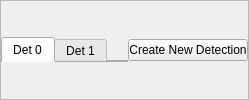
            <widget class="QFrame" name="frme_det_tabs">
             <property name="frameShape">
              <enum>QFrame::StyledPanel</enum>
             </property>
             <property name="frameShadow">
              <enum>QFrame::Raised</enum>
             </property>
             <layout class="QHBoxLayout" name="layout_hrz_frme_det_tabs">
              <property name="spacing">
               <number>0</number>
              </property>
              <property name="leftMargin">
               <number>0</number>
              </property>
              <property name="topMargin">
               <number>0</number>
              </property>
              <property name="rightMargin">
               <number>0</number>
              </property>
              <property name="bottomMargin">
               <number>0</number>
              </property>
              <item>
               <widget class="QTabWidget" name="tabw_recipe_dets">
                <property name="sizePolicy">
                 <sizepolicy hsizetype="Preferred" vsizetype="Preferred">
                  <horstretch>0</horstretch>
                  <verstretch>0</verstretch>
                 </sizepolicy>
                </property>
                <property name="maximumSize">
                 <size>
                  <width>16777215</width>
                  <height>25</height>
                 </size>
                </property>
                <property name="currentIndex">
                 <number>0</number>
                </property>
                <widget class="QWidget" name="tab_det0">
                 <attribute name="title">
                  <string>Det 0</string>
                 </attribute>
                </widget>
                <widget class="QWidget" name="tab_det1">
                 <attribute name="title">
                  <string>Det 1</string>
                 </attribute>
                </widget>
               </widget>
              </item>
              <item>
               <widget class="QPushButton" name="btn_new_detection">
                <property name="sizePolicy">
                 <sizepolicy hsizetype="Preferred" vsizetype="Fixed">
                  <horstretch>0</horstretch>
                  <verstretch>0</verstretch>
                 </sizepolicy>
                </property>
                <property name="maximumSize">
                 <size>
                  <width>120</width>
                  <height>16777215</height>
                 </size>
                </property>
                <property name="text">
                 <string>Create New Detection</string>
                </property>
               </widget>
              </item>
             </layout>
            </widget>
